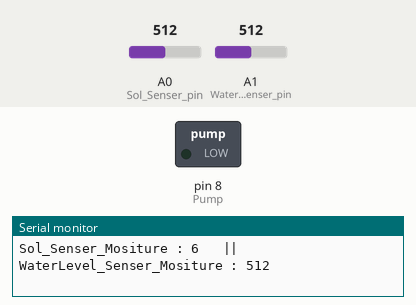
Simulated run of this sketch. Board: Arduino Uno, built with avr-gcc and run on an emulated ATmega328P. Shown: switched loads named in the sketch (green lamp = pin HIGH), the last lines printed to the serial monitor. Inputs (shaded band) come from the test bench; at power-on: A1 (WaterLevel_Senser_pin) = 512, A0 (Sol_Senser_pin) = 512.

Above: at 3.2 s.
3.3 s: A1 (WaterLevel_Senser_pin) set to 460
5.2 s: A1 (WaterLevel_Senser_pin) set to 441
At 7.2 s:
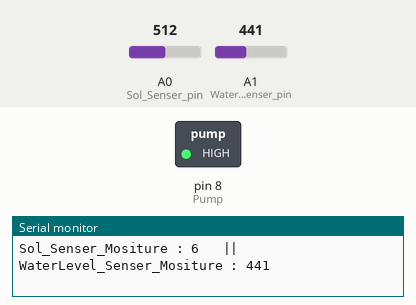
7.5 s: A1 (WaterLevel_Senser_pin) set to 691
11.2 s: A1 (WaterLevel_Senser_pin) set to 713
At 14.9 s:
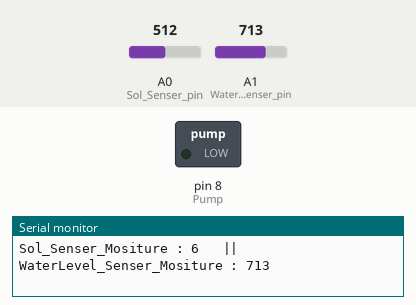
15.2 s: A1 (WaterLevel_Senser_pin) set to 440
At 17.0 s:
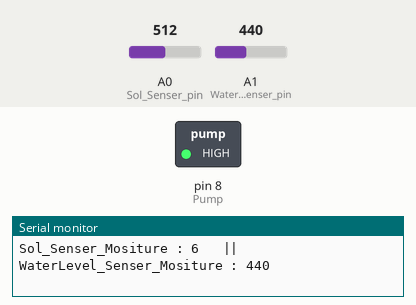
Timing chart, 0 to 18.5 s (numbered marks = the images above; inputs shaded):
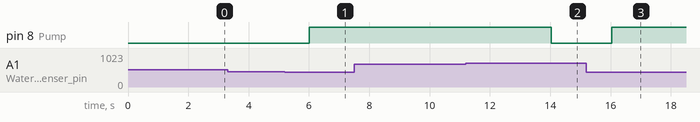

Measured:
- the behaviour switches between 450 and 449 on A1 (WaterLevel_Senser_pin) (found by bisection; images 0 and 1)
- the behaviour switches between 699 and 700 on A1 (WaterLevel_Senser_pin) (found by bisection; images 1 and 2)
- after the input at 5.2 s, pin 8 (Pump): LOW → HIGH after 0.81 s
- after the input at 11.2 s, pin 8 (Pump): HIGH → LOW after 2.8 s
- after the input at 15.2 s, pin 8 (Pump): LOW → HIGH after 0.83 s

The sketch:

Water_Pump_Systrem.ino
```cpp
int Sol_Senser_pin = A0;
int WaterLevel_Senser_pin = A1;
int Pump = 8;
int Sol_Senser_Value ;
int WaterLevel_Senser_Value ;

void setup() {
  Serial.begin(9600);
  pinMode(Pump, OUTPUT);
  Serial.println("Reading From the Sensors ...");
  delay(2000);
}

void loop() {
  Sol_Senser_Value = analogRead(Sol_Senser_pin);
  Sol_Senser_Value = map(Sol_Senser_Value, 550, 0, 0, 100);
  WaterLevel_Senser_Value = analogRead(WaterLevel_Senser_pin);

  if (Sol_Senser_Value < 10 && WaterLevel_Senser_Value < 450) {
    digitalWrite(Pump, HIGH);
    while (WaterLevel_Senser_Value < 700) {
      Sol_Senser_Value = analogRead(Sol_Senser_pin);
      Sol_Senser_Value = map(Sol_Senser_Value, 550, 0, 0, 100);
      WaterLevel_Senser_Value = analogRead(WaterLevel_Senser_pin);
      Serial.print("Sol_Senser_Mositure : ");
      Serial.print(Sol_Senser_Value);
      Serial.print("   ||     WaterLevel_Senser_Mositure : ");
      Serial.print(WaterLevel_Senser_Value);
      Serial.println("");
      delay(1000);
    }
  } else {
    digitalWrite(Pump, LOW);
  }
  Serial.print("Sol_Senser_Mositure : ");
  Serial.print(Sol_Senser_Value);
  Serial.print("   ||     WaterLevel_Senser_Mositure : ");
  Serial.print(WaterLevel_Senser_Value);
  Serial.println("");
  delay(1000);
}
```
